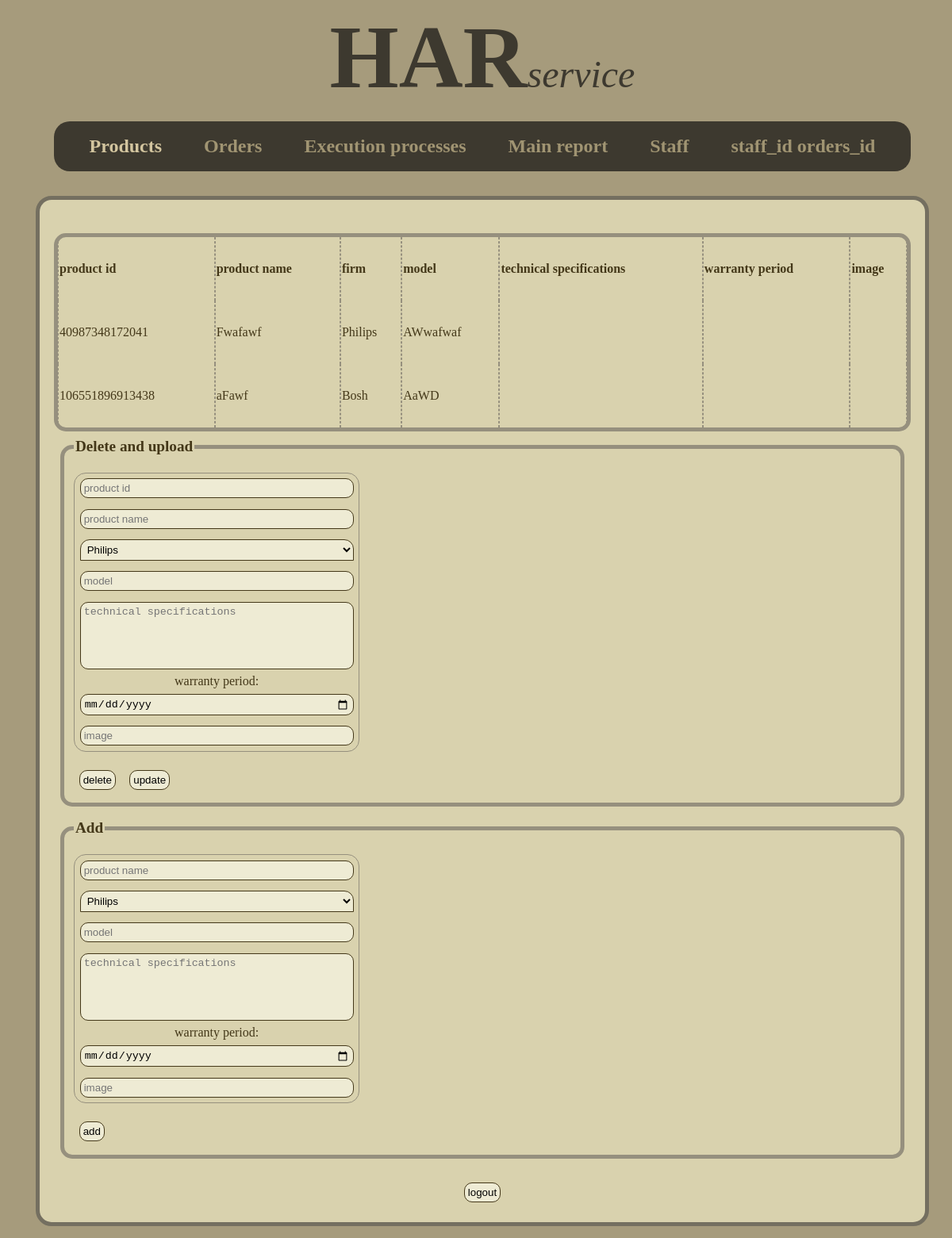
The page /Products (signed in) on the database its author committed.
### tables this page shows
CREATE TABLE "Products" (
	"product_id"	INTEGER NOT NULL UNIQUE,
	"product_name"	TEXT NOT NULL,
	"firm"	TEXT NOT NULL,
	"model"	TEXT NOT NULL,
	"technical_specifications"	TEXT,
	"warranty_period"	TEXT,
	"image"	TEXT,
	PRIMARY KEY("product_id")
);

### Back_flask.py (the view, shortened to what this page needs)
@app.route("/Products", methods = ["POST", "GET"])
def Products():
    if "Logged" not in session:
        return redirect(url_for("login"))
    return render_template("Products.html", title = "Products", table = repos.Products_showAll())

### DB/repos.py (called while the page is built)
def Products_showAll():
    con = sqlite3.connect("DB/HAR_DB.db")
    c = con.cursor()
    allProducts = c.execute("SELECT * FROM Products").fetchall()
    c.close()
    con.close()
    return allProducts

### templates/Products.html (shortened to what this page needs)
{% extends "base.html" %}
{% block header %}
{{super()}}
{% endblock %}
{% block navigation %}
    {{super()}}
{% endblock %}
{% block content %}
    <div class="information_content">
        <table class="filling_0">
            <thead>
                <tr>
                    <th>product id</th>
                    <th>product name</th>
                    <th>firm</th>
                    <th>model</th>
                    <th>technical specifications</th>
                    <th>warranty period</th>
                    <th>image</th>
                </tr>
            </thead>
            <tbody>
                {% for row in table -%}
                <tr>
                    {% for item in row -%}
                    <td>{{item}}</td>
                    {% endfor -%}
                </tr>
                {% endfor -%}
            </tbody>
        </table>
        <fieldset class="action">
            <legend>Delete and upload</legend>
            <form action="/Products?operation=deleteOrUpdate" method="POST">
                <div>
                    <p class="filling_input_0 last">
                        <input class="n_0" type="number" placeholder="product id" name="product_id" readonly>
                        <input class="n_1" type="text" placeholder="product name" name="product_name">
                        <select class="n_2" name="firm" title="firm">
                            <option>Philips</option>
                        </select>
                        <input class="n_3" type="text" placeholder="model" name="model">
                        <textarea class="n_4" placeholder="technical specifications" name="technical_specifications" rows="5" cols="40"></textarea>
                        <label for="warranty_period">warranty period:</label><input class="n_5" type="date" placeholder="warranty period" name="warranty_period">
                        <input class="n_6" type="text" placeholder="image" name="image">
                    </p>
                </div>
                    <input type="submit" name="delete" value="delete">
                    <input type="submit" name="update" value="update">
            </form>
        </fieldset>
        <fieldset class="action">
            <legend>Add</legend>
            <form action="/Products?operation=add" method="POST">
                <div>
                    <p class="group_adding last">
                        <input type="text" placeholder="product name" name="product_name">
                        <select name="firm" title="firm">
                            <option>Philips</option>
                        </select>
                        <input type="text" placeholder="model" name="model">
                        <textarea placeholder="technical specifications" name="technical_specifications"  rows="5" cols="40"></textarea>
                        <label>warranty period:</label>
                        <input type="date" placeholder="warranty period" name="warranty_period">
                        <input type="text" placeholder="image" name="image">
                    </p>
                </div>
                <input type="submit" name="add" value="add">
            </form>
        </fieldset>
        <form action="/?operation=logout" method="POST"  class="logout">
            <input type="submit" value="logout">
        </form>
    </div>
{% endblock %}

### static/css/style.css (style rules this page uses)
body { background-color: #A69B7C; width: 100%; height: 100vh; color: #443819; min-height: 20px; }
input, textarea, button, select { background-color: #eeebd4; margin: 0.5em; border-radius: 10px; padding: 0.3em; border: #443819 solid thin; }
textarea { resize: none; }
select { border-radius: 12px 12px 0 0; }
.information_content { border: #746f60 thick solid; display: flex; flex-direction: column; width: 90%; min-height: 100%; margin: 15px auto; background-color: #D9D2AE; padding: 1.5vw; border-radius: 20px; }
.information_content table { width: 100%; word-break: normal; text-align: justify; border: #96907e thick solid; border-radius: 15px; border-spacing: 0; }
.information_content table td, .information_content table th { border-left: #96907e thin dashed; border-right: #96907e thin dashed; overflow: hidden; max-width: 15em; }
.information_content table tr { max-height: 30em; min-height: 30em; height: 5em; }
.action { border: #96907e thick solid; max-width: 100%; border-radius: 15px; margin: 0.5em; }
legend { font-weight: bold; font-size: 1.2em; }
.action p { max-width: 100%; display: inline-flex; flex-wrap: wrap; flex-direction: column; text-align: center; border: #96907e thin solid; border-radius: 15px; }
.information_content > .logout { text-align: center; margin-top: 2vh; }

### rows shown on the page
Products: product_id "40987348172041", product_name "Fwafawf", firm "Philips", model "AWwafwaf"
Products: product_id "106551896913438", product_name "aFawf", firm "Bosh", model "AaWD"
